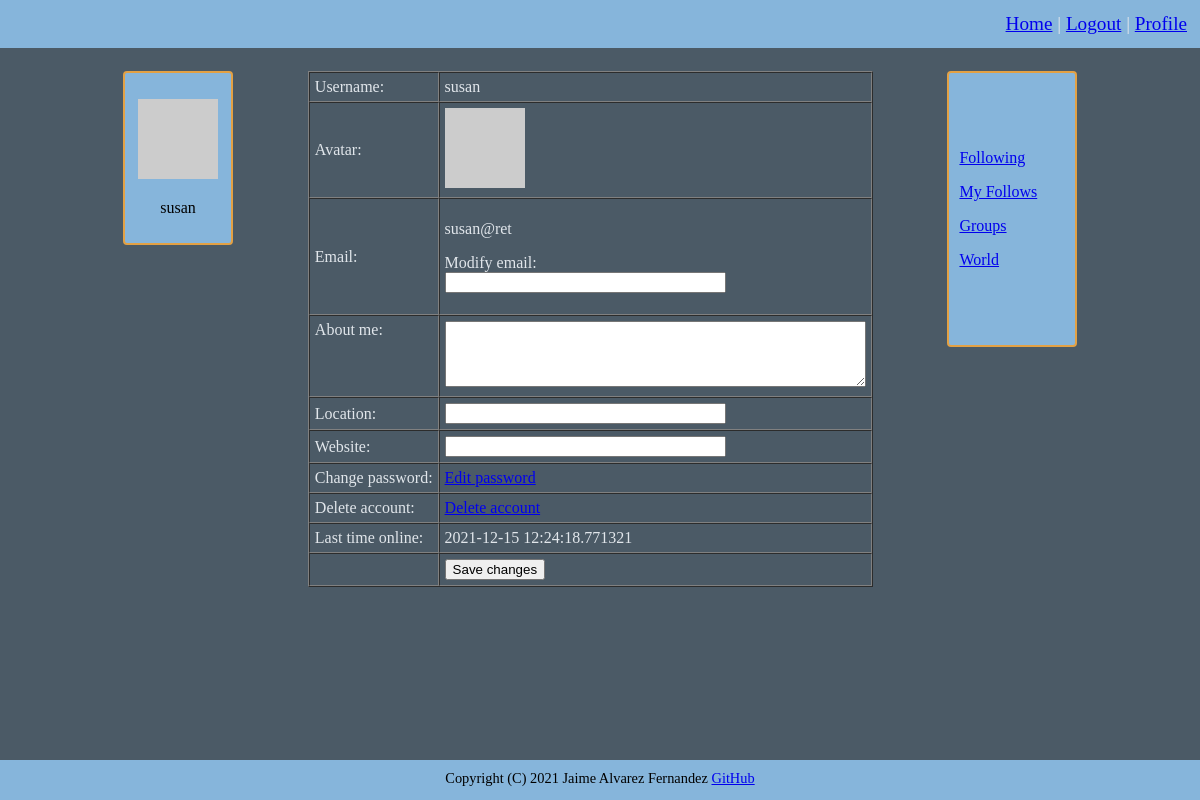
Before: /profile (signed in) with the older database file.
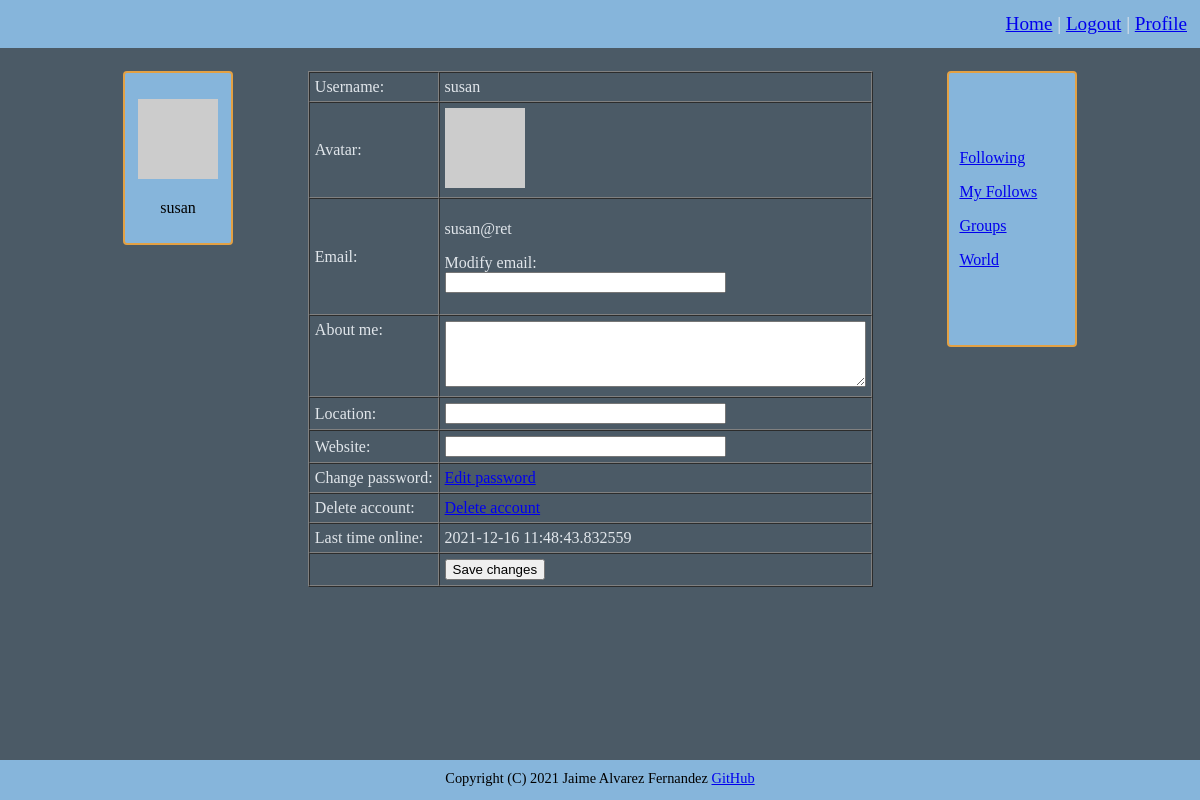
After: the same page with the newer database file.
### connect/models.py (models this page shows, shortened)
class User(UserMixin, db.Model):
    id = db.Column(db.Integer, primary_key=True)
    username = db.Column(db.String(64), index=True, unique=True)
    email = db.Column(db.String(120), index=True, unique=True)
    password = db.Column(db.String(128))
    about_me = db.Column(db.String(140))
    location = db.Column(db.String(64))
    website = db.Column(db.String(120))
    last_seen = db.Column(db.DateTime, default=datetime.datetime.utcnow)
    posts = db.relationship('Posts', backref='author', lazy='dynamic')
    friends = db.relationship('Friends', backref='anchor', lazy='dynamic')
    followed = db.relationship('User',
                               secondary=followers,
                               primaryjoin=(followers.c.follower_id == id),
                               secondaryjoin=(followers.c.followed_id == id),
                               backref=db.backref('followers', lazy='dynamic'), lazy='dynamic')
    def avatar(self, size):
        digest = md5(self.email.lower().encode('utf-8')).hexdigest()
        return f'https://www.gravatar.com/avatar/{digest}?d=identicon&s={size}'

### connect/routing.py (the view)
@app.route('/profile', methods=['GET', 'POST'])
@flask_login.login_required
def profile():
    form = forms.EditProfileForm()
    if form.validate_on_submit():
        if form.user_email.data != '':
            flask_login.current_user.email = form.user_email.data
        flask_login.current_user.about_me = form.about_me.data
        flask_login.current_user.location = form.location.data
        flask_login.current_user.website = form.website.data
        db.session.commit()
        flask.flash('Your changes have been saved.')
        return flask.redirect(flask.url_for('profile'))
    elif flask.request.method == 'GET':
        form.user_email.data = ''
        form.about_me.data = flask_login.current_user.about_me
        form.website.data = flask_login.current_user.website
        form.location.data = flask_login.current_user.location
    return flask.render_template('profile.html', user=flask_login.current_user, form=form, title='Profile')

### connect/forms.py (shortened to what this page needs)
class EditProfileForm(FlaskForm):
    user_email = wtforms.StringField('Email', validators=[validators.Optional(),
                                                          validators.Regexp(r'^[a-zA-Z0-9_.]+@[a-zA-Z0-9_.]+$',
                                                                            message='Please enter a valid email')])
    about_me = wtforms.TextAreaField('About me', validators=[validators.Length(min=0, max=140)])
    submit = wtforms.SubmitField('Save changes')
    location = wtforms.StringField('Location', validators=[validators.Optional()])
    website = wtforms.StringField('Website', validators=[validators.Optional()])

### connect/models.py (called while the page is built)
@login.user_loader
def load_user(user_id):
    return User.query.get(int(user_id))

### connect/routing.py (called while the page is built)
@app.before_request
def before_request():
    if flask_login.current_user.is_authenticated:
        flask_login.current_user.last_seen = datetime.datetime.utcnow()
        db.session.commit()

### connect/templates/profile.html (shortened to what this page needs)
{% extends "general_template.html" %}
{% block content %}
<div id="profile">
        <form action="" method="post" novalidate>
            <table cellspacing="0" cellpadding="5" border="1">
                <tr>
                    <td>Username:</td>
                    <td>{{ user.username }}</td>
                </tr>
                <tr>
                    <td>Avatar:</td>
                    <td><img src="{{ user.avatar(80) }}"></td>
                </tr>
                <tr>
                    <td>{{ form.user_email.label }}:</td>
                    <td>
                        <p>
                            {{ user.email }}
                        </p>
                        <p>
                            Modify email:<br>
                            {{ form.user_email(size=32, autocomplete=off) }}<br>
                        </p>
                    </td>
                </tr>
                <tr>
                    <td valign="top">{{ form.about_me.label }}:</td>
                    <td>
                        {{ form.about_me(cols=50, rows=4) }}<br>
                    </td>
                </tr>
                <tr>
                    <td>
                        {{ form.location.label }}:
                    </td>
                    <td>
                        {{ form.location(size=32) }}<br>
                    </td>
                </tr>
                <tr>
                    <td>
                        {{ form.website.label }}:
                    </td>
                    <td>
                        {{ form.website(size=32) }}<br>
                    </td>
                </tr>
                <tr valign="top">
                    <td>Change password:</td>
                    <td>
                         <a href="{{url_for('change_password')}}">Edit password</a>
                    </td>
                </tr>
                <tr>
                    <td>Delete account:</td>
                    <td>
                        <a href="{{ url_for('delete_account') }}">Delete account</a>
                    </td>
                </tr>
                <tr>
                    <td>Last time online:</td>
                    <td>{% if user.last_seen %}{{ user.last_seen }}{% endif %}</td>
                </tr>
                <tr>
                    <td></td>
                    <td>{{ form.submit() }}</td>
                </tr>
            </table>
        </form>
    </div>
{% endblock %}

### connect/templates/general_template.html (shortened to what this page needs)
<!DOCTYPE html>
<html lang="en">
<head>
    <link href="{{ url_for('static', filename='css/style.css') }}" rel="stylesheet" type="text/css" />
</head>
<body>
<header>
    <table width="100%">
        <tr>
            <td>
            </td>
            <td>
                <nav id="global_links">
                <a href="{{ url_for('index') }}">Home</a> |
                {% if current_user.is_anonymous %}
                <a href="{{ url_for('login') }}">Login</a> |
                <a href="{{ url_for('sign_in') }}">Register</a>
                {% else %}
                <a href="{{ url_for('logout') }}">Logout</a> |
                <a href="{{ url_for('profile') }}">Profile</a>
                {% endif %}
                </nav>
            </td>
        </tr>
    </table>
</header>
<div id="main_table">
    <table border="0" width="100%">
        <tr>
            <td width="10%" valign="top">
                {% if current_user.is_authenticated %}
                <div id="left_side">
                    {% include '_profile.html' %}
                </div>
                {% endif %}
            </td>
            <td width="70%" align="center" valign="top">
                {% block content %}{% endblock %}
            </td>
            <td width="13%" valign="top">
                {% if current_user.is_authenticated %}
                <div id="right_side">
                    {% include '_links.html' %}
                </div>
                {% endif %}
            </td>
        </tr>
    </table>
</div>
<footer>
    Copyright (C) 2021 Jaime Alvarez Fernandez
    <a href="https://github.com/Jaime-alv">GitHub</a>
</footer>
</body>
</html>

### connect/templates/_profile.html (shortened to what this page needs)
{% if user and user != current_user %}
    <p>
        <img src="{{ user.avatar(128) }}">
    </p>
    <p>
        {{ user.username }}
    </p>
    {% if not current_user.is_following(user) %}
    <p>
        <form method="post" action="{{ url_for('follow', username=user.username) }}">
            {{ e_form.hidden_tag() }}
            {{ e_form.submit(value='Follow') }}
        </form>
    </p>
    {% else %}
    <p>
        <form method="post" action="{{ url_for('unfollow', username=user.username) }}">
            {{ e_form.hidden_tag() }}
            {{ e_form.submit(value='Unfollow') }}
        </form>
    </p>
    {% endif %}
    <p class="justify_text">
        {% if user.about_me is not none %}
        {{ user.about_me }}
        {% elif user.about_me == '' %}
        {% endif %}
    </p>
    <p>
        {% if user.location is not none %}
        {{ user.location }}
        {% elif user.location == '' %}
        {% endif %}
    </p>
    <p>
        {% if user.website is not none %}
        <a href="{{ user.website }}">{{ user.website }}</a>
        {% elif user.website == '' %}
        {% endif %}
    </p>
{% else %}
    <p>
        <img src="{{ current_user.avatar(128) }}">
    </p>
    <p>
        {{ current_user.username }}
    </p>
{% endif %}

### connect/templates/_links.html
<nav class="justify_text" style="padding:10px;">
    <p>
        <a href="{{ url_for('following') }}">Following</a>
    </p>
    <p>
        <a href="{{ url_for('followed') }}">My Follows</a>
    </p>
    <p>
        <a href="groups">Groups</a>
    </p>
    <p>
        <a href="messages">World</a>
    </p>
</nav>

### connect/static/css/style.css (style rules this page uses)
body { font-family: Verdana; background: #4b5a66; color: #e1e6eb; min-height: 100vh; margin: 0; }
footer { min-height:20px; background:PapayaWhip; color: black; font-size:90%; text-align:center; padding:10px; background: #86b5db; }
header { font-size: 120%; background: #86b5db; padding:10px; }
#global_links { text-align:right; padding: 0px; }
#main_table { margin: 20px 10% 0px 10%; }
#right_side { margin: 0px 0px 0px 0%; align: right; font-size: 100%; text-align: center; border: 2px solid #e3a144; border-radius: 4px; background: #86b5db; padding: 50px 0px 50px 0px; }
#left_side { border: 2px solid #e3a144; text-align: center; border-radius: 4px; background: #86b5db; color: black; padding: 10px; }
.justify_text { text-align: justify; text-justify: inter-word; }
body { display:flex; flex-direction:column; }
footer { margin-top:auto; }

Changed rows visible on the page:
changed User "susan": last_seen "2021-12-15 12:24:18.771321" → "2021-12-16 11:48:43.832559"
